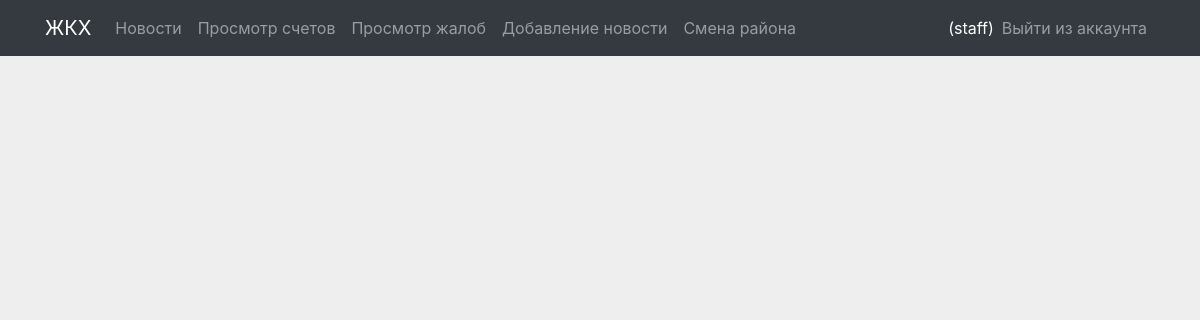
Page /bills/3 (signed in) on the earlier database version.
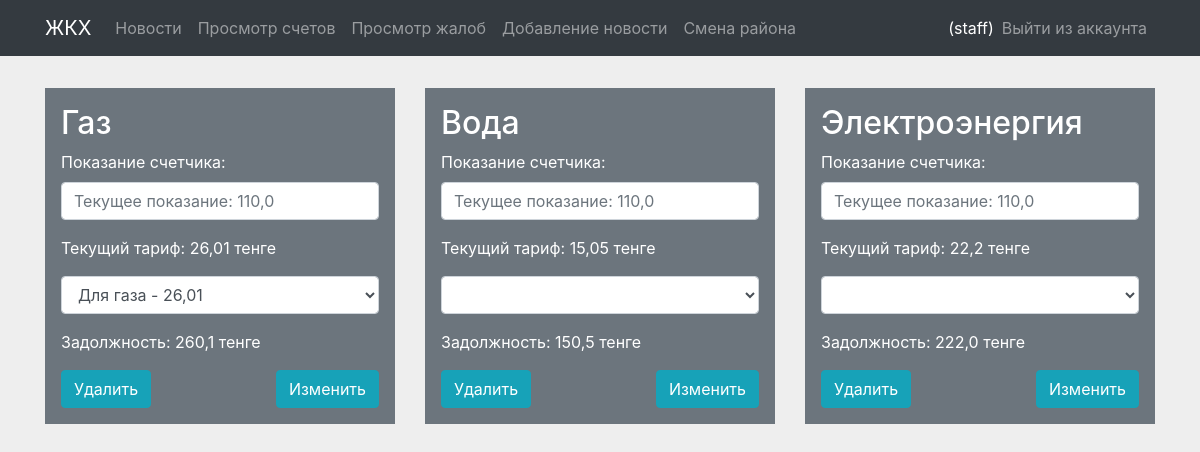
Same page on the later database version.
### main/models.py (models this page shows, shortened)
class Bill(models.Model):
    name = models.ForeignKey('Bill_name', on_delete=models.CASCADE)
    last_count = models.FloatField('Последнее оплаченное значение счетчика', null=False, blank=False)
    current_count = models.FloatField('Нынешнее значение счетчика',  null=False, blank=False)
    address = models.CharField("Адрес", max_length=100, null=False, blank=False)
    rate = models.ForeignKey('Bill_rate', on_delete=models.PROTECT)
    cost = models.FloatField('Для оплаты')
    time_pay = models.DateTimeField(auto_now = True)

class Bill_name(models.Model):
    name = models.CharField("Название", max_length=100, null=False, blank=False)
    unit = models.CharField("Единица измерения", max_length=100, null=False, blank=False)
    default_rate = models.SmallIntegerField("Стандартное значение при создании счетичка", null=False, blank=False)
    def __str__(self):
        return self.name

class Bill_rate(models.Model):
    name = models.CharField("Название тарифа", max_length=100, null=False, blank=False)
    cost = models.FloatField("Тариф", null=False, blank=False)
    district = models.ForeignKey('District', on_delete=models.CASCADE, default='1')
    bill_name = models.ForeignKey('Bill_name', on_delete=models.CASCADE)

### main/views.py (the view, shortened to what this page needs)
# urls.py: path('bills/<int:user_id>', views.bill, name = 'bill'),
def bill(request, user_id):
    rows = []
    user = CustomUser.objects.get(id = user_id)
    if request.user.id == user_id:
        title = "Ваши счета"
    else:
        title = "Счета " + user.address
    bills = Bill.objects.filter(address = user.address)
    for el in bills:
        el.cost = round((el.current_count - el.last_count) * el.rate.cost, 2)
    rates = Bill_rate.objects.filter(Q(district = 1) | Q(district = user.district))
    for i in range(len(bills)//3+1):
        rows.append('row')
    bills_m = []            #Алгортим для создания рядов и столбцов
    bills_t = []
    i = 0
    for bill in bills:
        i += 1
        if i == len(bills):
            i = 1000
        bills_t.append(bill)
        if len(bills_t) == 3 or i == 1000:
            bills_m.append(bills_t)
            bills_t = []      #Тут он заканчивается
    return render(request, 'main/bills/bill.html', {'title': title, 'bills': bills_m, 'u': user, 'rates': rates, 'rows': rows})

### templates/main/bills/bill.html (shortened to what this page needs)
{% extends 'page.html' %}
{% block content %}
    <div class="container">
        {% if user.address == u.address %}
        <div class="row">
            <a href="{% url 'create_bill' %}">Создать счет</a>
        </div>
        {%for bill_row in bills %}
        <div class="row">
           {%for el in bill_row%}
            <div class="col-sm">
                <div class="container p-3 my-3 bg-secondary text-white">
                    <h2>{{el.name}}</h2>
                    <p>Показание счетчика: {{el.current_count}} {{el.name.unit}}</p>
                    <p>Текущий тариф: за 1 {{el.name.unit}} к оплате {{el.rate.cost}} тенге</p>
                    <p>К оплате: {{el.cost}} тенге</p>
                    <div class = "d-flex justify-content-between">
                        <a class="btn btn-info" href="">Оплатить</a>
                    </div>
                </div>
            </div>
            {% endfor %}
        </div>
        {% endfor %}
        {% elif user.allows == '2' and user.district == u.district %}
        {%for bill_row in bills %}
        <div class="row">
            {%for el in bill_row%}
            <div class="col-sm">
                <form action="" method="post">{%csrf_token%}
                    <div class="container p-3 my-3 bg-secondary text-white">
                        <h2>{{el.name}}</h2>
                        <p>Показание счетчика: <input type="number" name = 'current_count' class = "mt-2 form-control" min="0" step="0.001" value="{{el.current_count}}" placeholder="Текущее показание: {{el.current_count}}"></p>
                        <p>Текущий тариф: {{el.rate.cost}} тенге</p>
                        <select name="rate" id="" class = "form-control">
                            {% for rate in rates %}
                            {% if rate.bill_name == el.name %}
                            <option value="{{rate.id}}">{{rate.name}} - {{rate.cost}}</option>
                            {% endif %}
                            {% endfor %}
                        </select>
                        <p class = "mt-3">Задолжность: {{el.cost}} тенге</p>
                        <div class = "d-flex justify-content-between">
                            <a class="btn btn-info" href="{% url 'bill_del' el.id %}">Удалить</a>
                            <input class = "btn btn-info" type="submit" value="Изменить">
                        </div>
                    </div>
                </form>
            </div>
            {% endfor %}
        </div>
        {% endfor %}
        {% else %}
        <h1>Отказано в доступе</h1>
        {% endif %}
    </div>
{% endblock %}

Differences in the rows shown:
added Bill: name "Газ", current_count "Текущее показание: 110,0", rate.cost "26,01", cost "260,1"
added Bill: name "Вода", current_count "Текущее показание: 110,0", rate.cost "15,05", cost "150,5"
added Bill: name "Электроэнергия", current_count "Текущее показание: 110,0", rate.cost "22,2", cost "222,0"
